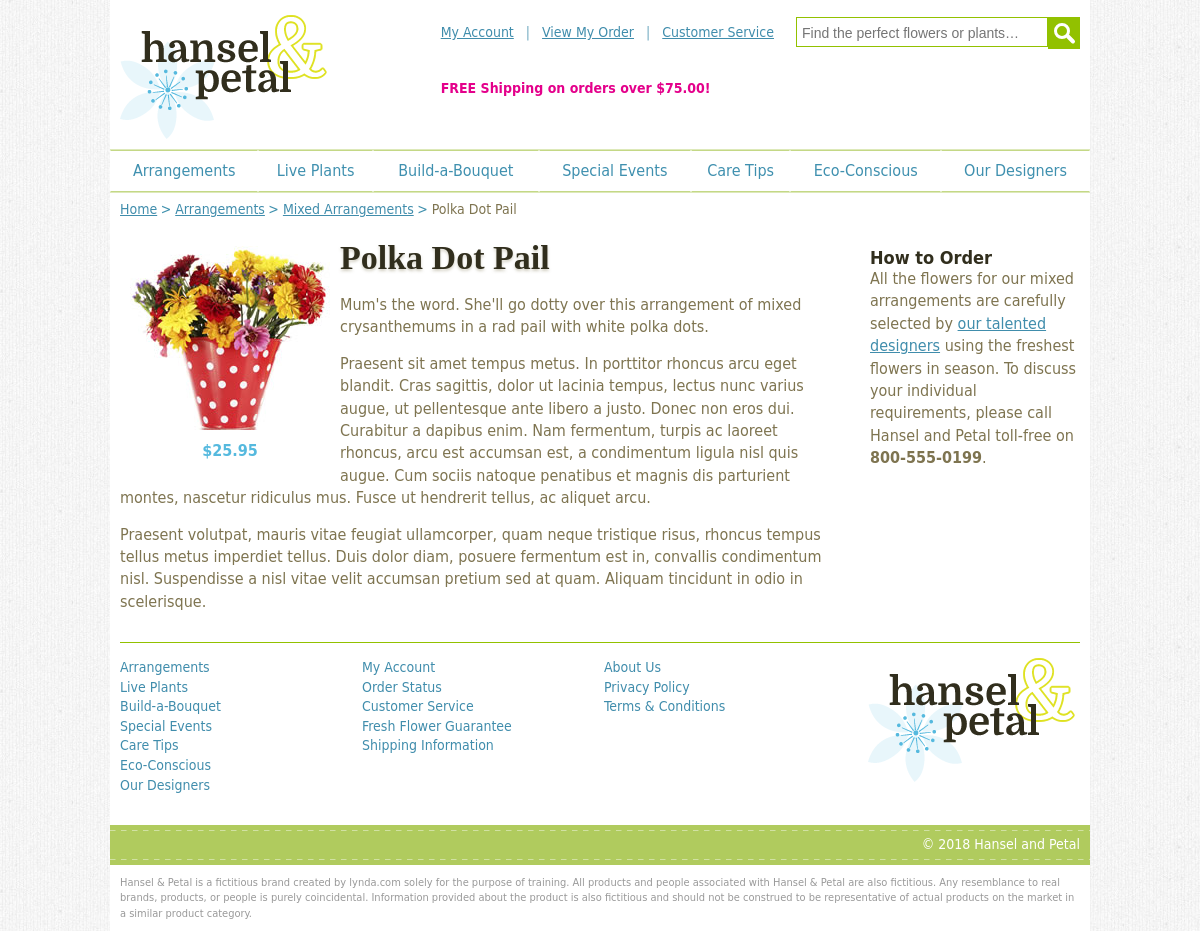
Page /mixed/details.php?id=2 on the committed database.
### tables this page shows
CREATE TABLE IF NOT EXISTS `arrangements` (
`id` smallint(5) unsigned NOT NULL,
  `image` varchar(50) NOT NULL,
  `alt` varchar(60) NOT NULL,
  `title` varchar(100) NOT NULL,
  `price` decimal(5,2) NOT NULL,
  `description` text NOT NULL
);

### mixed/details.php (the view, shortened to what this page needs)
<?php
include 'connect.php';
$userid = isset($_GET['id']) && is_numeric($_GET['id'])?intval($_GET['id']):0;
$stmt = $conn->prepare("SELECT * FROM arrangements WHERE id = ? ");
$stmt->execute(array($userid));
$row = $stmt->fetch();
?>
<!DOCTYPE html>
<html lang="en">
<head>
<link href="../styles/handp.css" rel="stylesheet" type="text/css">
</head>
<body>
<div id="site">
   <?php require '../includes/header.php'; ?>
    <div id="content">
        <div id="breadcrumbs" class="reset menu">
            <ul>
                <li><a href="../index.php">Home</a></li>
                <li><a href="../arrangements.php">Arrangements</a></li>
                <li><a href="mixed.php">Mixed Arrangements</a></li>
                <li><?=$row['title']?></li>
            </ul>
        </div>
        <div id="col_1" role="main">
            <h1 class="inline_block"><?=$row['title']?></h1>
            <p class="figure"><img src="../images/<?=$row['image']?>" alt="<?=$row['alt']?>" width="200" height="200">$<?=$row['price']?></p>
            <?=$row['description']?>
        </div>
        <div id="col_2">
        <h3>How to Order</h3>
        <p>All the flowers for our mixed arrangements are carefully selected by <a href="../designers.php">our talented designers</a> using the freshest flowers in season. To discuss your individual requirements, please call Hansel and Petal toll-free on <b>800-555-0199</b>.</p>
        </div>
    </div>
   <?php include '../includes/footer.php'; ?>
</div>
</body>
</html>

### styles/handp.css (style rules this page uses)
.clearfix:after, .cols:after, #header:after, #header .inner:after, #content:after, #nav_main ul ul:after, .order_summary li:after, #bab:after, .bab_item:after, #totals:after { clear: both; content: '.'; display: block; height: 0; visibility: hidden; }
html, body, div, span, h1, h2, h3, h4, h5, h6, p, blockquote, a, em, img, strong, ol, ul, li, fieldset, form, label, legend, table, caption, tbody, tfoot, thead, tr, th, td { border: 0; margin: 0; padding: 0; }
blockquote, .cell, .centre_object, cite, .cols, .content_area, dl, fieldset, .grid, hr, iframe, ol, p, .std_margin, table, ul, .rc { margin-bottom: 14px; }
.inline_block { display: inline-block !important; }
img { -moz-force-broken-image-icon: 1; height: auto; -ms-interpolation-mode: bicubic; max-width: 100%; vertical-align: bottom; }
body { background: #fff url(../images/html.jpg) repeat; color: #1E1E1E; font-family: "Gill Sans", "Gill Sans MT", "Myriad Pro", "DejaVu Sans Condensed", Helvetica, Arial, sans-serif; line-height: 1.4; min-height: 100%; }
h1, h2, h3, h4, .h1, .h2, .h3, .h4 { color: #312e1d; font-weight: bold; line-height: normal; }
h1, h2, .h1, .h2 { font-family: Baskerville, "Palatino Linotype", Palatino, "Century Schoolbook L", "Times New Roman", serif; font-size: 34px; text-shadow: 0 2px 3px rgba(126,117,80,.35); }
h1, .h1 { margin: 19px 0 17px; }
h3, .h3 { font-size: 18px; }
ol, ul { list-style: none; margin-left: 40px; }
#site { background: #fff; color: #7e7450; margin: 0 auto; padding: 10px; width: 960px; }
#content { font-size: 16px; line-height: 1.4; padding: 7px 0 15px; }
#col_1 { float: left; width: 720px; }
#col_2 { float: right; margin-top: 27px; width: 210px; }
#breadcrumbs { font-size: 14px; }
#breadcrumbs li { display: inline-block; position: relative; padding-right: 14px; }
#breadcrumbs li:last-child { padding-right: 0; }
#breadcrumbs li:after { color: #3f90ad; content: '>'; position: absolute; right: 0px; top: 0; }
#breadcrumbs li:last-child:after { display: none; }
#breadcrumbs a { text-decoration: underline; }
.figure { width: 220px; float: left; font-weight: bold; color: #55B9DE; text-align: center; }
.figure img { padding: 10px; }

### rows in the picture
arrangements: title "Polka Dot Pail", image (picture), price "25.95", description "Mum's the word. She'll go dotty over this arrangement of mixed crysanthemums in a rad pail with white polka dots. Praesent sit amet tempus metus. In porttitor rhoncus arcu eget blandit. Cras sagittis, dolor ut lacinia tempus, lectus nunc varius augue, ut pellentesque ante libero a justo. Donec non eros dui. Curabitur a dapibus enim. Nam fermentum, turpis ac laoreet rhoncus, arcu est accumsan est, a condimentum ligula nisl quis augue. Cum sociis natoque penatibus et magnis dis parturient montes, nascetur ridiculus mus. Fusce ut hendrerit tellus, ac aliquet arcu. Praesent volutpat, mauris vitae feugiat ullamcorper, quam neque tristique risus, rhoncus tempus tellus metus imperdiet tellus. Duis…"

### other values in the picture
Copyright(2018) "2018"
